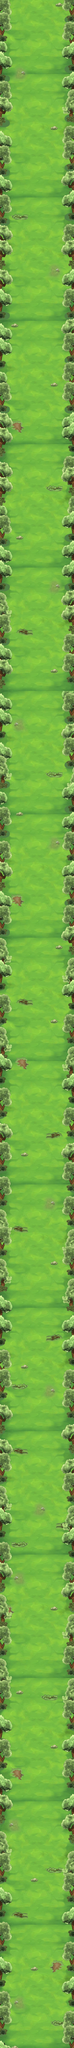

Rendered tile map (Tiled .tmx) drawn with the repository's tilesets; below, a short description and the map source with its tile grids summarised:
An orthogonal 15x415 tile map with 32x32 px tiles, 4 tile layers (Background, Background1, Decorate1, Decorate2), 2 tilesets and 362 objects (74x 5, 17x 4, 2x 1, 2, 3, ...).

<map version="1.0" orientation="orthogonal" width="15" height="415" tilewidth="32" tileheight="32">
 <tileset firstgid="1" name="grass" tilewidth="32" tileheight="32">
  <image source="grass.jpg" width="480" height="800" />
 </tileset>
 <tileset firstgid="376" name="grassc" tilewidth="32" tileheight="32">
  <image source="grassc.png" width="896" height="224" />
 </tileset>
 <layer name="Background" width="15" height="415">
  <data>[6225 cells, 6225 non-empty, 375 distinct tile ids]</data>
 </layer>
 <layer name="Background1" width="15" height="415">
  <data>[6225 cells, 632 non-empty, 51 distinct tile ids]</data>
 </layer>
 <objectgroup name="Objects" width="15" height="415">
  <object name="1" x="91" y="13251" width="282" height="20" />
  <object name="2" x="125" y="12454" width="281" height="20" />
  <object name="3" x="118" y="11652" width="244" height="19" />
  <object name="4" x="118" y="10852" width="244" height="19" />
  <object name="5" x="120" y="10051" width="244" height="19" />
  <object name="6" x="158" y="9250" width="244" height="19" />
  <object name="7" x="132" y="8454" width="244" height="19" />
  <object name="8" x="121" y="7654" width="244" height="19" />
  <object name="9" x="137" y="6849" width="244" height="19" />
  <object name="10" x="123" y="6056" width="244" height="19" />
  <object name="11" x="123" y="5255" width="244" height="19" />
  <object name="12" x="128" y="4450" width="244" height="19" />
  <object name="13" x="104" y="3657" width="244" height="19" />
  <object name="14" x="91" y="2852" width="244" height="19" />
  <object name="15" x="111" y="2052" width="244" height="19" />
  <object name="16" x="117" y="1252" width="244" height="19" />
  <object name="17" x="104" y="641" width="244" height="19" />
 </objectgroup>
 <objectgroup name="Enemys" width="15" height="415">
  <object x="248" y="1908">
   <properties>
    <property name="random" value="41,33" />
   </properties>
  </object>
  <object x="296" y="12243">
   <properties>
    <property name="random" value="10,11,13,14" />
   </properties>
  </object>
  <object name="5" x="173" y="9758">
   <properties>
    <property name="random" value="10,11,13,14" />
   </properties>
  </object>
  <object x="91" y="3805">
   <properties>
    <property name="random" value="36" />
    <property name="type" value="0" />
   </properties>
  </object>
  <object name="5" x="295" y="5348">
   <properties>
    <property name="random" value="10,11,13,14" />
   </properties>
  </object>
  <object x="190" y="9133">
   <properties>
    <property name="random" value="10,11,13,14" />
   </properties>
  </object>
  <object x="363" y="4313">
   <properties>
    <property name="random" value="10,11,13,14" />
   </properties>
  </object>
  <object x="363" y="12813">
   <properties>
    <property name="random" value="42" />
   </properties>
  </object>
  <object x="312" y="12664">
   <properties>
    <property name="random" value="10,11,13,14" />
   </properties>
  </object>
  <object x="104" y="6026">
   <properties>
    <property name="delay" value="10" />
    <property name="random" value="29" />
   </properties>
  </object>
  <object x="172" y="2783">
   <properties>
    <property name="random" value="42" />
   </properties>
  </object>
  <object x="352" y="3633">
   <properties>
    <property name="random" value="10,11,13,14" />
   </properties>
  </object>
  <object name="4" x="215" y="9001">
   <properties>
    <property name="random" value="37,38,37" />
   </properties>
  </object>
  <object x="161" y="7307">
   <properties>
    <property name="random" value="37,38,37" />
   </properties>
  </object>
  <object x="159" y="5853">
   <properties>
    <property name="random" value="37,38,37" />
   </properties>
  </object>
  <object x="338" y="12636">
   <properties>
    <property name="random" value="10,11,13,14" />
   </properties>
  </object>
  <object x="403" y="1537">
   <properties>
    <property name="random" value="36" />
    <property name="type" value="1" />
   </properties>
  </object>
  <object x="306" y="9780">
   <properties>
    <property name="random" value="10,11,13,14" />
   </properties>
  </object>
  <object x="363" y="1347">
   <properties>
    <property name="random" value="10,11,13,14" />
   </properties>
  </object>
  <object x="352" y="11425">
   <properties>
    <property name="random" value="10,11,13,14" />
   </properties>
  </object>
  <object x="132" y="10832">
   <properties>
    <property name="random" value="37,38,37" />
   </properties>
  </object>
  <object x="141" y="5237">
   <properties>
    <property name="random" value="10,11,13,14" />
   </properties>
  </object>
  <object name="4" x="252" y="12101">
   <properties>
    <property name="random" value="42" />
   </properties>
  </object>
  <object x="318" y="8280">
   <properties>
    <property name="random" value="10,11,13,14" />
   </properties>
  </object>
  <object name="5" x="296" y="7194">
   <properties>
    <property name="random" value="10,11,13,14" />
   </properties>
  </object>
  <object name="5" x="247" y="8131">
   <properties>
    <property name="random" value="10,11,13,14" />
   </properties>
  </object>
  <object x="124" y="3635">
   <properties>
    <property name="random" value="37,38,37" />
   </properties>
  </object>
  <object x="243" y="5148">
   <properties>
    <property name="random" value="32,47" />
   </properties>
  </object>
  <object x="378" y="2350">
   <properties>
    <property name="delay" value="10" />
    <property name="random" value="34,40" />
   </properties>
  </object>
  <object x="320" y="12270">
   <properties>
    <property name="random" value="10,11,13,14" />
   </properties>
  </object>
  <object x="210" y="12527">
   <properties>
    <property name="random" value="10,11,13,14" />
   </properties>
  </object>
  <object name="5" x="288" y="5702">
   <properties>
    <property name="random" value="10,11,13,14" />
   </properties>
  </object>
  <object name="5" x="278" y="10830">
   <properties>
    <property name="random" value="10,11,13,14" />
   </properties>
  </object>
  <object x="190" y="4218">
   <properties>
    <property name="random" value="10,11,13,14" />
   </properties>
  </object>
  <object x="75" y="9011">
   <properties>
    <property name="random" value="36" />
    <property name="type" value="0" />
   </properties>
  </object>
  <object x="165" y="13231">
   <properties>
    <property name="random" value="103,104,107" />
   </properties>
  </object>
  <object x="137" y="10319">
   <properties>
    <property name="random" value="37,38,37" />
   </properties>
  </object>
  <object name="4" x="118" y="4037">
   <properties>
    <property name="random" value="42" />
   </properties>
  </object>
  <object x="103" y="6548">
   <properties>
    <property name="random" value="36" />
    <property name="type" value="0" />
   </properties>
  </object>
  <object x="214" y="4429">
   <properties>
    <property name="random" value="10,11,13,14" />
   </properties>
  </object>
  <object x="336" y="4934">
   <properties>
    <property name="random" value="37,38,37" />
   </properties>
  </object>
  <object x="359" y="3520">
   <properties>
    <property name="random" value="10,11,13,14" />
   </properties>
  </object>
  <object x="161" y="12651">
   <properties>
    <property name="random" value="10,11,13,14" />
   </properties>
  </object>
  <object x="117" y="10609">
   <properties>
    <property name="delay" value="10" />
    <property name="random" value="29" />
   </properties>
  </object>
  </objectgroup>
 <layer name="Decorate1" width="15" height="415">
  <data>[6225 cells, 1507 non-empty, 126 distinct tile ids]</data>
 </layer>
 <layer name="Decorate2" width="15" height="415">
  <data>[6225 cells, 1737 non-empty, 126 distinct tile ids]</data>
 </layer>
</map>
<!-- 301 of 362 objects omitted -->
